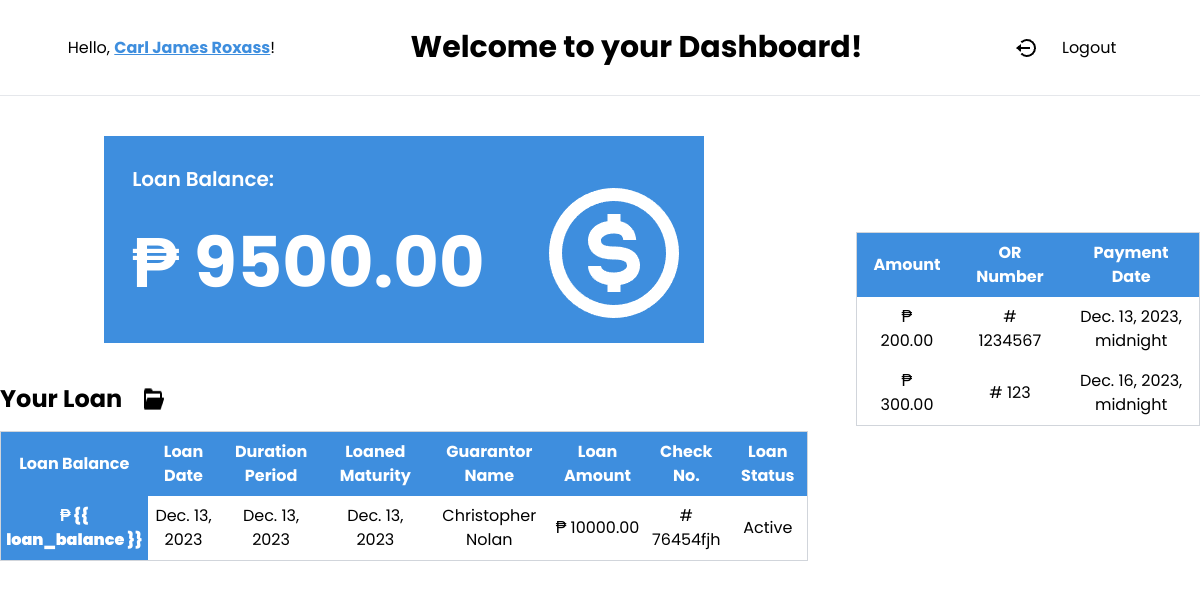
Page /loan/14/ on the earlier database version.
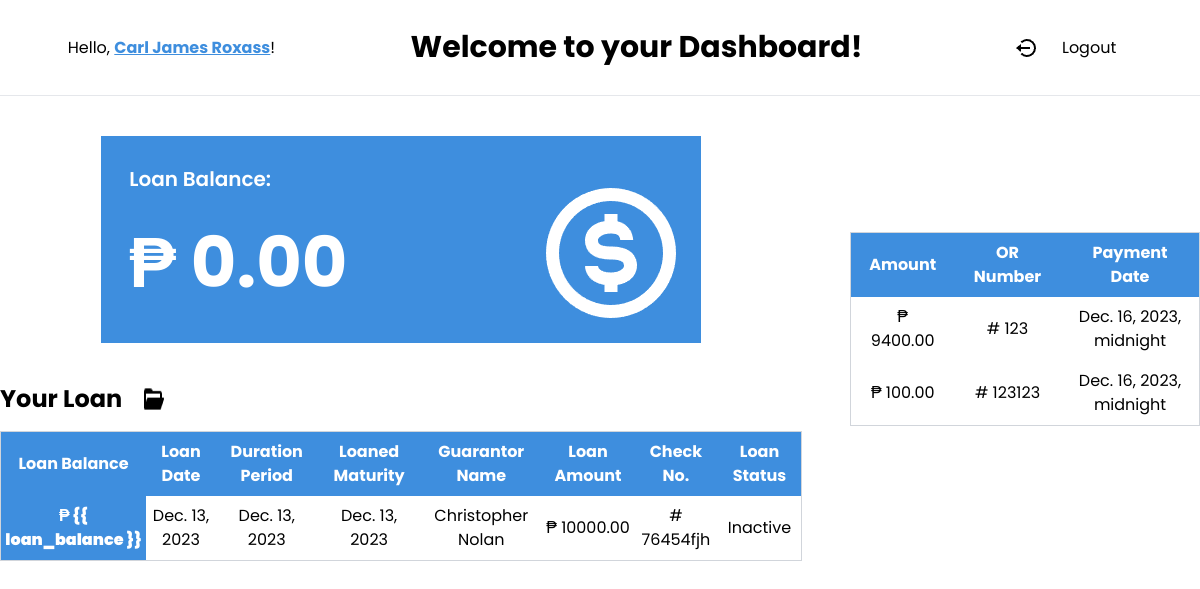
Same page on the later database version.
### loanmanagement/models.py (models this page shows, shortened)
class Loan(models.Model):
    client_id = models.ForeignKey(Person, on_delete=models.CASCADE)
    loan_date = models.DateField()
    duration_period = models.DateField()
    interest_rate = models.DecimalField(max_digits=10, decimal_places=2)
    loan_amount = models.DecimalField(max_digits=100, decimal_places=2)
    loan_maturity = models.DateField()
    guarantor = models.CharField(max_length=250)
    processing_fee = models.DecimalField(max_digits=10, decimal_places=2)
    loan_balance = models.DecimalField(max_digits=10, decimal_places=2, null=True)
    net = models.DecimalField(max_digits=10, decimal_places=2)
    checking_no = models.CharField(max_length=250, null=False, blank=False)
    has_active_loan = models.BooleanField(default=True)

class Payment(models.Model):
    loan_id = models.ForeignKey(Loan, on_delete=models.CASCADE)
    amount = models.DecimalField(max_digits=10, decimal_places=2)
    payment_date = models.DateTimeField(null=True)
    or_number = models.CharField(max_length=50)

class Person(models.Model):
    name = models.CharField(max_length=250, null=False, blank=False)
    address = models.CharField(max_length=250, null=False, blank=False)
    picture = models.ImageField(upload_to='images/', null=True, blank=True)
    document = models.FileField(upload_to='documents/', null=True, blank=True)
    created_at = models.DateTimeField(auto_now_add=True)
    email = models.EmailField(max_length=254, null=True, blank=True)
    password = models.CharField(max_length=254, null=True, blank=True)
    def __str__(self):
        return self.name

### client/views.py (the view)
# urls.py: path("loan/<int:client_id>/", views.get_loan_balance, name="get_loan_balance"),
def get_loan_balance(request, client_id):
    try:
        loan = Loan.objects.get(client_id=client_id)
        loan_balance = loan.loan_balance
        payments = Payment.objects.filter(loan_id=loan.id)
    except Loan.DoesNotExist:
        loan_balance = "Client not found or no loan information available"
        payments = []
    return render(
        request,
        "clientDashboard.html",
        {"loan": loan, "loan_balance": loan_balance, "payments": payments},
    )

### client/templates/clientDashboard.html (shortened to what this page needs)
<!DOCTYPE html>
<html lang="en">
<head>
    <script src="https://cdn.tailwindcss.com"></script>
    <link rel="stylesheet" href="https://cdn.jsdelivr.net/npm/flatpickr/dist/flatpickr.min.css">
</head>
<body>
    <div class="flex justify-around bg-white h-24 items-center py-auto border-b text-center">
        <h1>Hello, <span class="underline text-[#3E8EDE] font-bold">{{ loan.client_id }}</span>! </h1>
        <h2 class="text-[30px] font-bold">Welcome to your Dashboard!</h2>
        <a href="{% url 'logoutClient' %}">
            <p class="flex items-center py-2 px-4 gap-6 truncate">
                <img
 />Logout
            </p>
        </a>
    </div>
    <div class="flex justify-center items-center gap-12">
        <div class="flex flex-col">
            <div class="mx-auto w-[600px] bg-[#3E8EDE] text-white p-3 my-10">
                <div class="relative p-4 flex flex-col justify-center items-start w-full">
                    <h2 class="text-[20px] font-semibold">Loan Balance:</h2>
                    <p class="text-[70px] font-bold mt-4">₱ {{ loan_balance }}</p>
                    <img class="absolute bottom-0 right-0"
 />
                </div>
            </div>
            <table class=" bg-white border border-gray-300">
                <h1 class="text-2xl font-bold mb-4 flex gap-5">Your Loan <img
 />
                </h1>
                <thead>
                    <tr class="bg-[#3E8EDE] text-white">
                        <th class="py-2 px-1">Loan Balance</th>
                        <th class="py-2 px-1">Loan Date</th>
                        <th class="py-2 px-1">Duration Period</th>
                        <th class="py-2 px-1">Loaned Maturity</th>
                        <th class="py-2 px-1">Guarantor Name</th>
                        <th class="py-2 px-1">Loan Amount</th>
                        <th class="py-2 px-1">Check No.</th>
                        <th class="py-2 px-1">Loan Status</th>
                    </tr>
                </thead>
                <tbody>
                    <tr class="text-center">
                        <td class="py-2 px-1 font-black bg-[#3E8EDE] text-white">₱ {{
                            loan_balance
                            }}
                        </td>
                        <td class="py-2 px-1">{{ loan.loan_date }}</td>
                        <td class="py-2 px-1">{{ loan.duration_period }}</td>
                        <td class="py-2 px-1">{{ loan.loan_maturity }}</td>
                        <td class="py-2 px-1">{{ loan.guarantor }}</td>
                        <td class="py-2 px-1">₱ {{ loan.loan_amount }}</td>
                        <td class="py-2 px-1"># {{ loan.checking_no }}</td>
                        <td class="py-2 px-1">
                            {% if loan.has_active_loan %}
                            Active
                            {% else %}
                            Inactive
                            {% endif %}
                        </td>
                    </tr>
                </tbody>
            </table>
        </div>
        <table class=" bg-white border border-gray-300 overflow-auto h-2">
            <thead>
                <tr class="bg-[#3E8EDE] text-white text-center">
                    <th class="py-2 px-4">Amount</th>
                    <th class="py-2 px-4">OR Number</th>
                    <th class="py-2 px-4">Payment Date</th>
                </tr>
            </thead>
            <tbody>
                {% for payment in payments %}
                <tr class="text-center">
                    <td class="py-2 px-4">₱ {{ payment.amount }}</td>
                    <td class="py-2 px-4"># {{ payment.or_number }}</td>
                    <td class="py-2 px-4">{{ payment.payment_date }}</td>
                </tr>
                {% endfor %}
            </tbody>
        </table>
    </div>
</body>
</html>

Differences in the rows shown:
removed Payment: amount "200.00", or_number "1234567", payment_date "Dec. 13, 2023, midnight"
changed Loan "Christopher Nolan": loan_balance "9500.00" → "0.00"
changed Payment (number 1 of 2 on the later page): amount "300.00" → "9400.00"
added Payment: amount "100.00", or_number "123123", payment_date "Dec. 16, 2023, midnight"
Other differences:
text no longer shown: "Active"
text now shown: "Inactive"
